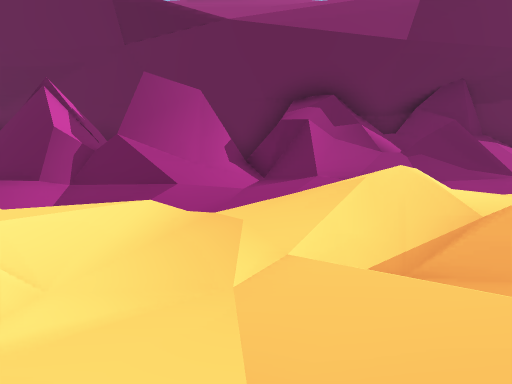
[1] (above)

13 first-person views from a walk through a 3-D level made in the Unity game engine. The camera is 1.2 m above the floor, tilts 6° down and sees 90° across. The floor is counted in squares, 2 m on a side. Each view is taken from the middle of a square. On the plan, view 1 faces up. The plan holds only what a view shows up to about 9 squares ahead; the rest is blank. The place goes on beyond the plan. The player character is not drawn.

[2]
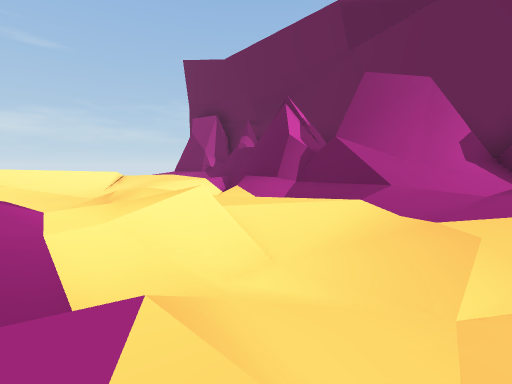

[3]
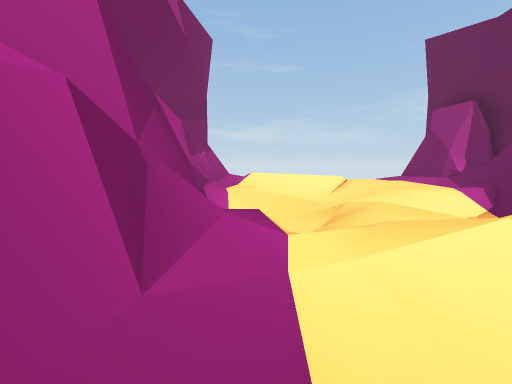

[4]
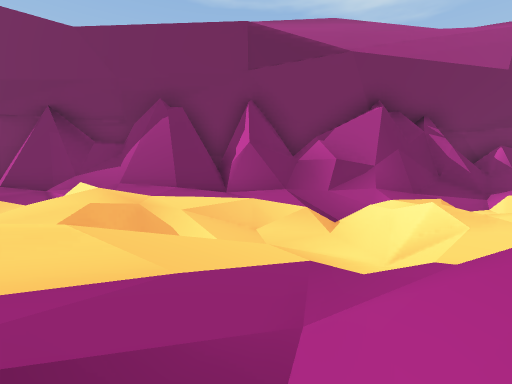

[5]
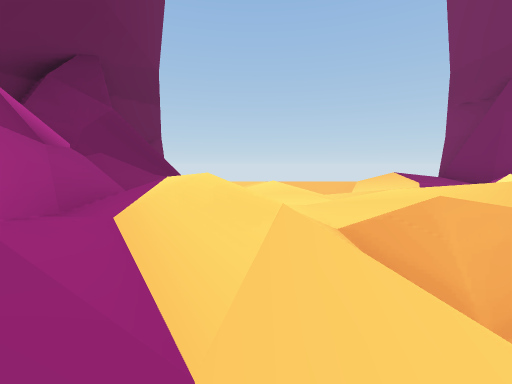

[6]
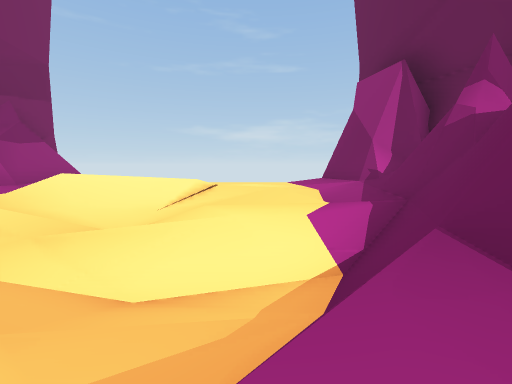

[7]
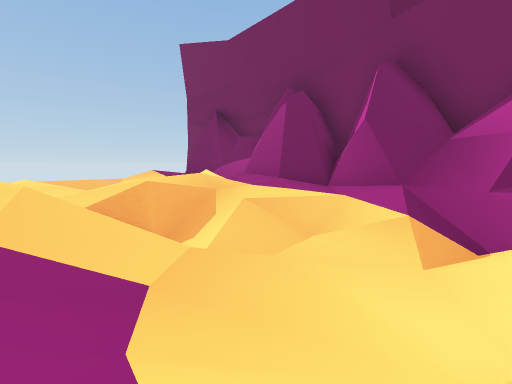

[8]
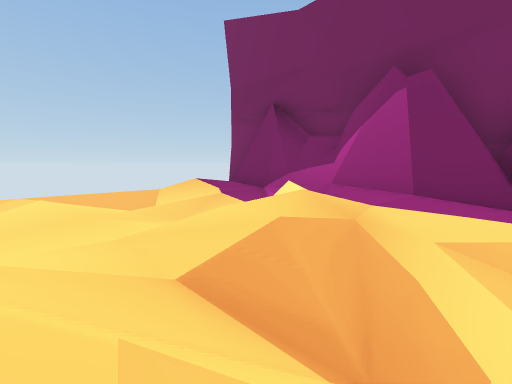

[9]
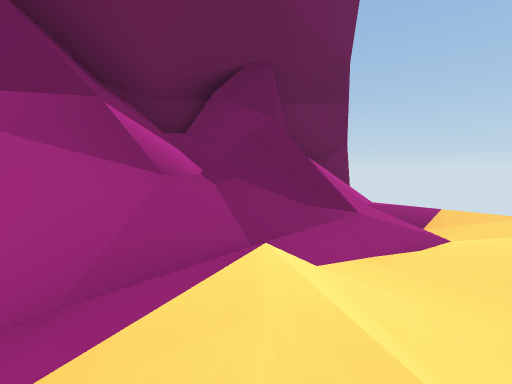

[10]
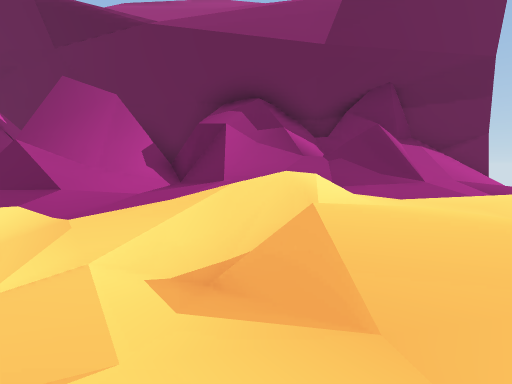

[11]
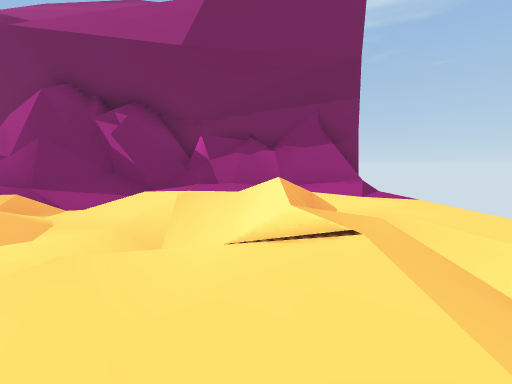

[12]
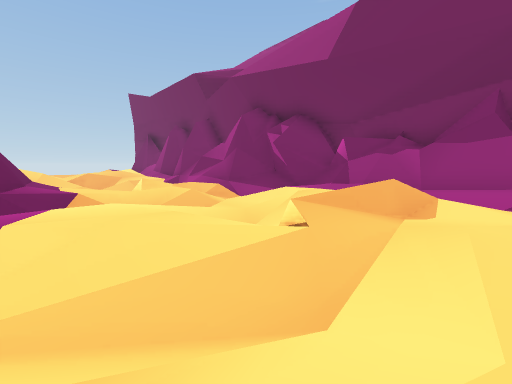

[13]
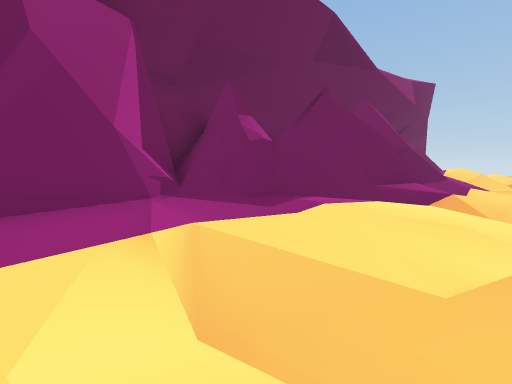

### Floor plan
Key: @ floor where view 1 was taken; # wall or solid block; . main floor; : floor 0.25 m higher than the main floor; - floor 0.25 m lower than the main floor; + floor 0.5 m higher than the main floor; _ floor 0.5 m lower than the main floor; < floor 0.75 m lower than the main floor; ( floor 1 m lower than the main floor; / step, stairs or slope; = window, fence, low wall or low ledge.
Columns run from 12 left of view 1 to 8 right of it. Each row starts with its distance up from view 1.
  8     #      ##########
  7  #####     ####//##/#
  6 =#//########/#///=//.
  5  ..//./####/::///////
  4  ./:..=/////.///../-.
  3  .//////--///////./-/
  2  ..//=//-/=/(//+/_/</
  1  .///__/////(_//  ///
  0  :////////=/@..//////
 -1  /:::.//#######////:
 -2 ########## ##########

Positions as (right, up) in squares from view 1, and headings:
1: (0, 0), facing up
2: (0, 0), facing up-left
3: (-1, 0), facing left
4: (0, 6), facing down
5: (0, 4), facing right
6: (-4, 4), facing left
7: (-2, 4), facing down-right
8: (1, 4), facing down-right
9: (2, 4), facing up-right
10: (2, 0), facing up
11: (-9, 5), facing down
12: (-11, 5), facing down-right
13: (-11, 3), facing up-right
